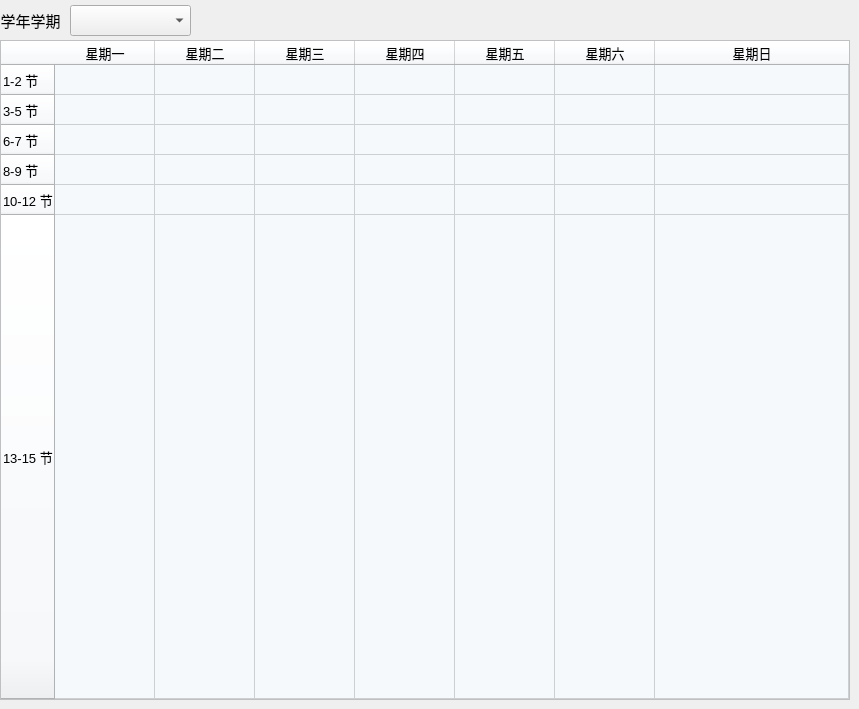
                                        <widget class="QWidget" name="page_Teacher_Schedule">
                                            <widget class="QComboBox" name="comboBox_Teacher_Schedule_Semester">
                                                <property name="geometry">
                                                    <rect>
                                                        <x>70</x>
                                                        <y>5</y>
                                                        <width>121</width>
                                                        <height>31</height>
                                                    </rect>
                                                </property>
                                            </widget>
                                            <widget class="QTableWidget" name="tableWidget_Teacher_Schedule">
                                                <property name="geometry">
                                                    <rect>
                                                        <x>0</x>
                                                        <y>40</y>
                                                        <width>850</width>
                                                        <height>660</height>
                                                    </rect>
                                                </property>
                                                <property name="sizePolicy">
                                                    <sizepolicy hsizetype="Maximum" vsizetype="Maximum">
                                                        <horstretch>0</horstretch>
                                                        <verstretch>0</verstretch>
                                                    </sizepolicy>
                                                </property>
                                                <property name="minimumSize">
                                                    <size>
                                                        <width>850</width>
                                                        <height>660</height>
                                                    </size>
                                                </property>
                                                <property name="font">
                                                    <font>
                                                        <pointsize>10</pointsize>
                                                        <bold>false</bold>
                                                    </font>
                                                </property>
                                                <property name="autoFillBackground">
                                                    <bool>true</bool>
                                                </property>
                                                <property name="styleSheet">
                                                    <string notr="true">background-color: rgb(246, 249, 252);</string>
                                                </property>
                                                <property name="sizeAdjustPolicy">
                                                    <enum>QAbstractScrollArea::AdjustToContents</enum>
                                                </property>
                                                <property name="editTriggers">
                                                    <set>QAbstractItemView::NoEditTriggers</set>
                                                </property>
                                                <property name="cornerButtonEnabled">
                                                    <bool>false</bool>
                                                </property>
                                                <attribute name="horizontalHeaderShowSortIndicator" stdset="0">
                                                    <bool>false</bool>
                                                </attribute>
                                                <attribute name="horizontalHeaderStretchLastSection">
                                                    <bool>true</bool>
                                                </attribute>
                                                <attribute name="verticalHeaderCascadingSectionResizes">
                                                    <bool>true</bool>
                                                </attribute>
                                                <attribute name="verticalHeaderStretchLastSection">
                                                    <bool>true</bool>
                                                </attribute>
                                                <row>
                                                    <property name="text">
                                                        <string>1-2 节</string>
                                                    </property>
                                                    <property name="font">
                                                        <font>
                                                            <pointsize>10</pointsize>
                                                        </font>
                                                    </property>
                                                </row>
                                                <row>
                                                    <property name="text">
                                                        <string>3-5 节</string>
                                                    </property>
                                                    <property name="font">
                                                        <font>
                                                            <pointsize>10</pointsize>
                                                        </font>
                                                    </property>
                                                </row>
                                                <row>
                                                    <property name="text">
                                                        <string>6-7 节</string>
                                                    </property>
                                                    <property name="font">
                                                        <font>
                                                            <pointsize>10</pointsize>
                                                        </font>
                                                    </property>
                                                </row>
                                                <row>
                                                    <property name="text">
                                                        <string>8-9 节</string>
                                                    </property>
                                                    <property name="font">
                                                        <font>
                                                            <pointsize>10</pointsize>
                                                        </font>
                                                    </property>
                                                </row>
                                                <row>
                                                    <property name="text">
                                                        <string>10-12 节</string>
                                                    </property>
                                                    <property name="font">
                                                        <font>
                                                            <pointsize>10</pointsize>
                                                        </font>
                                                    </property>
                                                </row>
                                                <row>
                                                    <property name="text">
                                                        <string>13-15 节</string>
                                                    </property>
                                                    <property name="font">
                                                        <font>
                                                            <pointsize>10</pointsize>
                                                        </font>
                                                    </property>
                                                </row>
                                                <column>
                                                    <property name="text">
                                                        <string>星期一</string>
                                                    </property>
                                                    <property name="font">
                                                        <font>
                                                            <pointsize>10</pointsize>
                                                        </font>
                                                    </property>
                                                </column>
                                                <column>
                                                    <property name="text">
                                                        <string>星期二</string>
                                                    </property>
                                                    <property name="font">
                                                        <font>
                                                            <pointsize>10</pointsize>
                                                        </font>
                                                    </property>
                                                </column>
                                                <column>
                                                    <property name="text">
                                                        <string>星期三</string>
                                                    </property>
                                                    <property name="font">
                                                        <font>
                                                            <pointsize>10</pointsize>
                                                        </font>
                                                    </property>
                                                </column>
                                                <column>
                                                    <property name="text">
                                                        <string>星期四</string>
                                                    </property>
                                                    <property name="font">
                                                        <font>
                                                            <pointsize>10</pointsize>
                                                        </font>
                                                    </property>
                                                </column>
                                                <column>
                                                    <property name="text">
                                                        <string>星期五</string>
                                                    </property>
                                                    <property name="font">
                                                        <font>
                                                            <pointsize>10</pointsize>
                                                        </font>
                                                    </property>
                                                </column>
                                                <column>
                                                    <property name="text">
                                                        <string>星期六</string>
                                                    </property>
                                                    <property name="font">
                                                        <font>
                                                            <pointsize>10</pointsize>
                                                        </font>
                                                    </property>
                                                </column>
                                                <column>
                                                    <property name="text">
                                                        <string>星期日</string>
                                                    </property>
                                                    <property name="font">
                                                        <font>
                                                            <pointsize>10</pointsize>
                                                        </font>
                                                    </property>
                                                </column>
                                            </widget>
                                            <widget class="QLabel" name="label_Teacher_Schedule_Semester">
                                                <property name="geometry">
                                                    <rect>
                                                        <x>0</x>
                                                        <y>0</y>
                                                        <width>61</width>
                                                        <height>41</height>
                                                    </rect>
                                                </property>
                                                <property name="font">
                                                    <font>
                                                        <pointsize>11</pointsize>
                                                    </font>
                                                </property>
                                                <property name="text">
                                                    <string>学年学期</string>
                                                </property>
                                                <property name="alignment">
                                                    <set>Qt::AlignCenter</set>
                                                </property>
                                            </widget>
                                        </widget>
